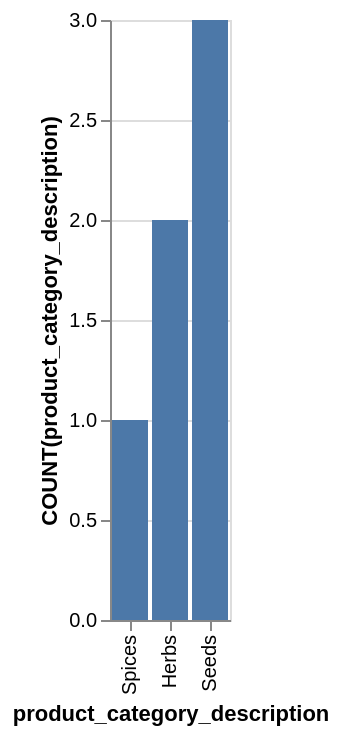

Vega-Lite specification for this chart:
### Vega-Lite specification from a JSON file in a GitHub repository (floating-point values rounded to 4 significant figures)
{"data": {"values": [{"x_data": "Spices", "y_data": 1}, {"x_data": "Herbs", "y_data": 2}, {"x_data": "Seeds", "y_data": 3}]}, "mark": "bar", "encoding": {"x": {"field": "x_data", "type": "nominal", "title": "product_category_description", "sort": {"op": "sum", "field": "y_data", "order": "ascending"}}, "y": {"field": "y_data", "type": "quantitative", "title": "COUNT(product_category_description)"}}}
